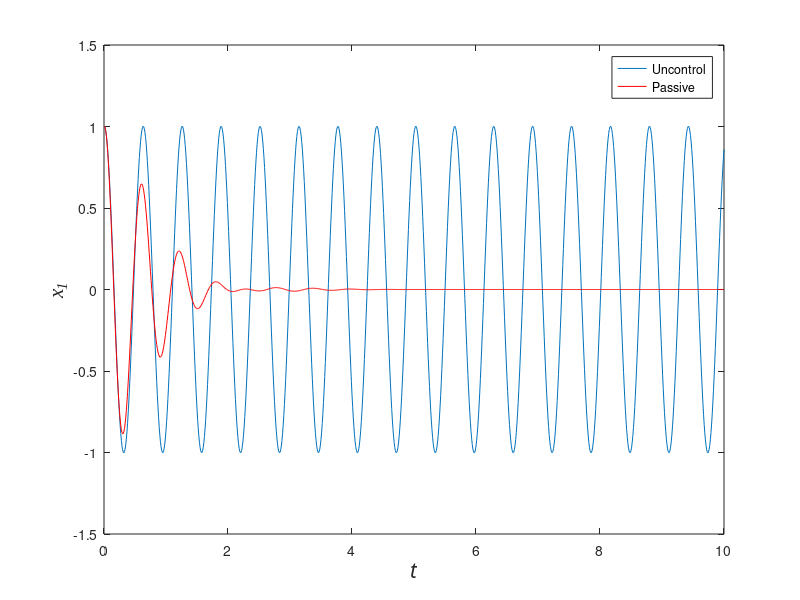

Write the MATLAB code that produced this figure.
clc;clear all;

%Passive
epsilon=0.05; w0=10; k2=178.0715; kesi=6.1938; f=10; dp=0; di=0; p=0.6; dd=0; q=1.5; k=-63.31; W=1; w=w0*W; sigma=w0^2*(W^2-1)/epsilon;  tau=0;

h=0.01;
t=0:h:10; 

% N=length(t);
% randn('seed',N);
% Y=randn(N,1);
% b=fix((t)*100)+1;


%下为数值结果
if tau==0
    m=1;
else
    if mod(tau,h)==0
        m=round(tau/h);
    else
        m=1+round(tau/h);
    end
end

y1(m)=1;
y2(m)=0;
y3(m)=0;
y4(m)=0;
y5(m)=0;
y6(m)=0;
Cl(1)=1;
Cll(1)=1;

for i=m:length(t)-1
    i
    y1(i+1)=y3(i)*h+y1(i);
    y2(i+1)=y4(i)*h+y2(i);
    y3(i+1)=(0-w0^2*y1(i+1)-epsilon*k2*(y1(i+1)-y2(i+1))-epsilon*dp*y1(i-m+1)-epsilon*di*y5(i-m+1)-epsilon*dd*y6(i-m+1))*h+y3(i);
    y4(i+1)=(-k*y2(i+1)-k2*(y2(i+1)-y1(i+1))-kesi*y4(i))*h+y4(i);
    vl=0;
    vll=0;
    for j=1:i
        Cl(j+1) = (1-(1+p)/j)*Cl(j);
        vl=vl+Cl(j+1)*y5(i+1-j);
        j=j+1;
    end
    y5(i+1)=y1(i)*h^p-vl;
    for j=1:i
        Cll(j+1) = (1-(1+0.5)/j)*Cll(j);
        vll=vll+Cll(j+1)*y6(i+1-j);
        j=j+1;
    end
%     y6(i+1)=y3(i)*h^0.5-vll;
    y6(i+1)=(0-w0^2*y1(i+1)-epsilon*k2*(y1(i+1)-y2(i+1))-epsilon*dp*y1(i-m+1)-epsilon*di*y5(i-m+1)-epsilon*dd*y6(i-m+1))*h^0.5-vll;
end

%uncontrol
w01=10;

h1=0.01;
t1=0:h1:10; 

% N1=length(t1);
% randn('seed',N1);
% Y1=randn(N1,1);
% b1=fix((t1)*100)+1;





%下为数值结果
y11(1)=1;
y31(1)=0;

for i=1:length(t1)-1
    i
    y11(i+1)=y31(i)*h1+y11(i);
    y31(i+1)=(0-w01^2*y11(i+1))*h1+y31(i);
end


plot(t1,y11);
hold on
plot(t,y1,'color',[1.00,0.00,0.00]);
xlabel('\itt','FontSize',15,'FontName','Times New Noman')
ylabel('\itx_1','FontSize',15,'FontName','Times New Roman')
set(gca,'xtick',0:2:10)
set(gca,'ytick',-1.5:0.5:1.5)
axis([0 10 -1.5 1.5])
legend('Uncontrol', 'Passive')

